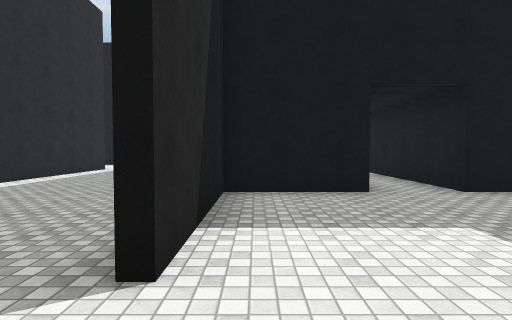
View 1 (above)

24 first-person views from a walk through a scene from a Unity 3-D project. The camera is 1.4 m above the floor, tilts 2° down and sees 80° across. The floor is counted in squares, 2 m on a side. Each view is taken from the middle of a square. On the plan, view 1 faces up. The plan holds only what a view shows up to about 10 squares ahead; the rest is blank. The place goes on beyond the plan. The player is left out. Surface patterns are stand-ins for the level's own textures.

View 2
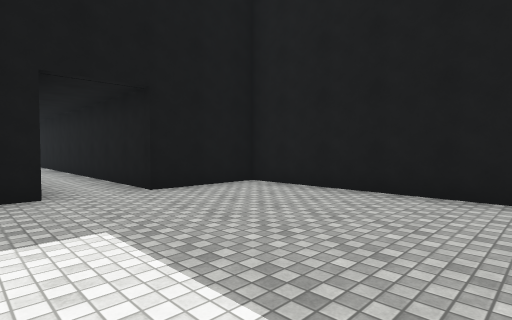

View 3
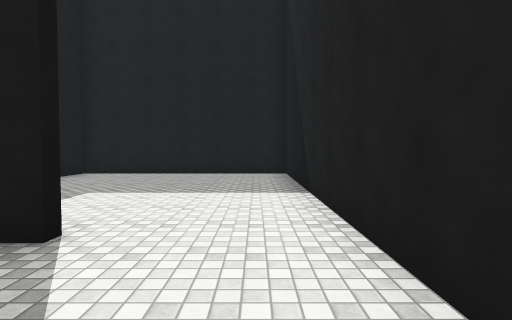

View 4
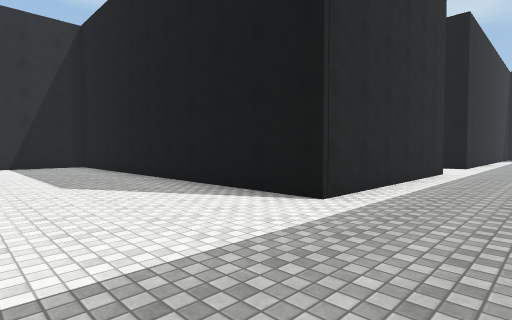

View 5
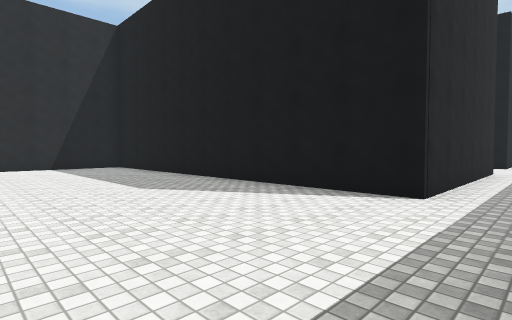

View 6
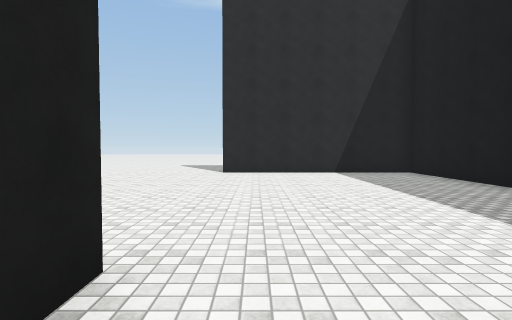

View 7
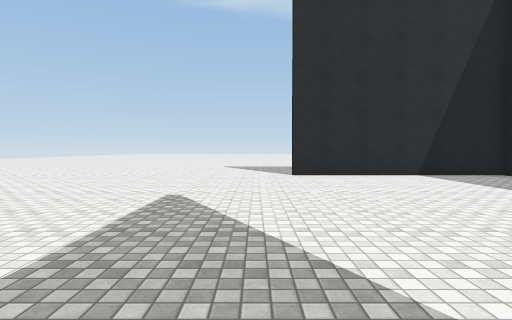

View 8
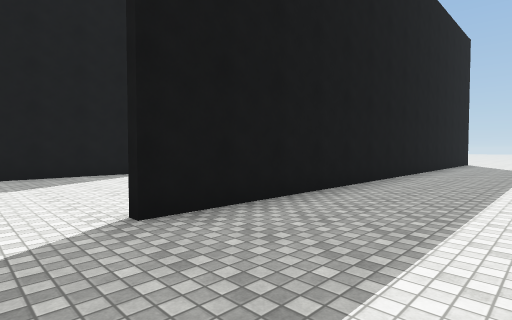

View 9
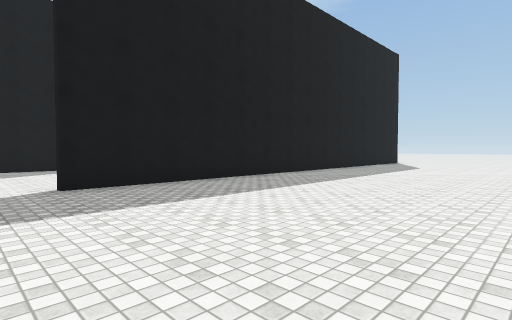

View 10
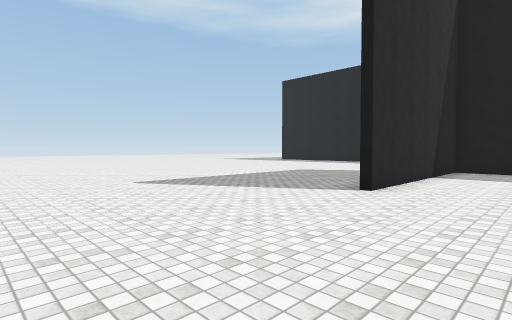

View 11
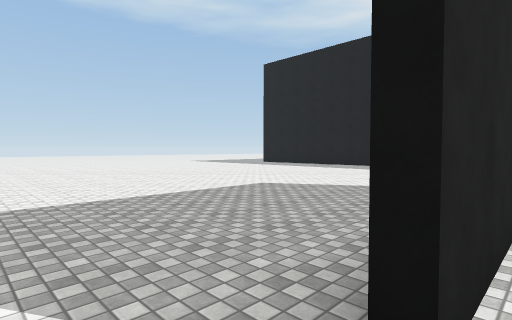

View 12
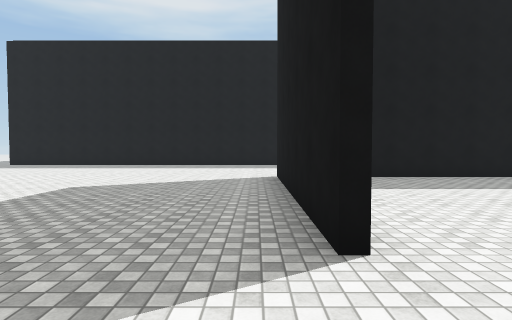

View 13
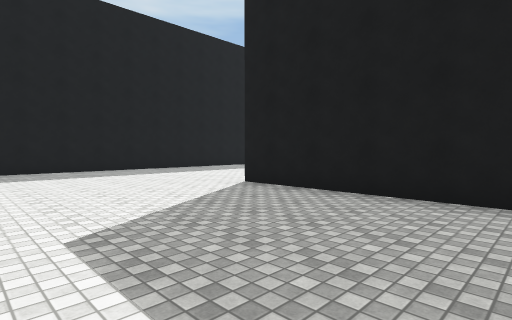

View 14
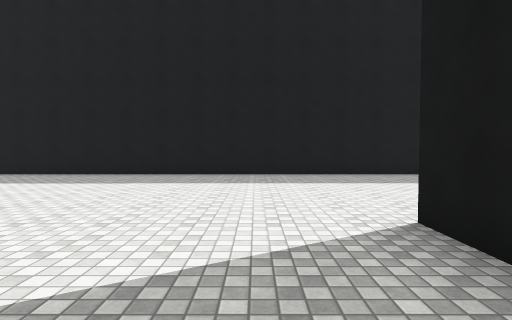

View 15
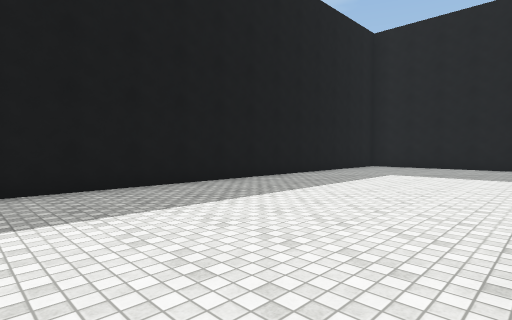

View 16
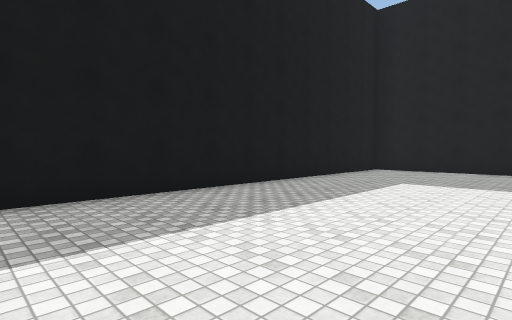

View 17
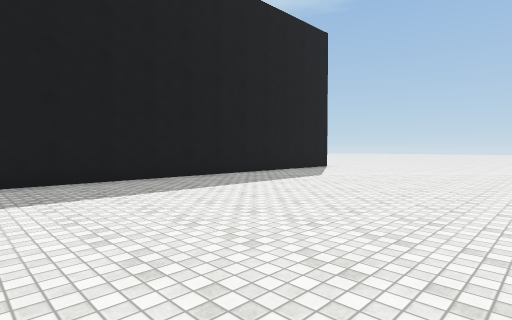

View 18
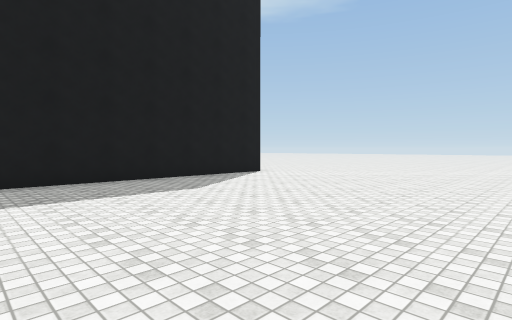

View 19
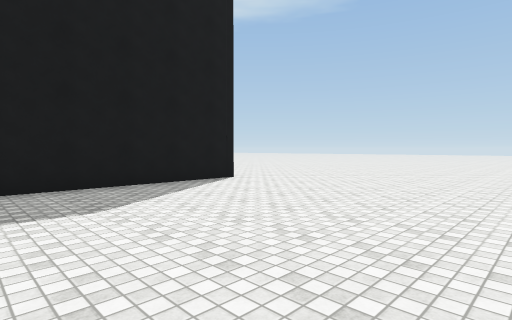

View 20
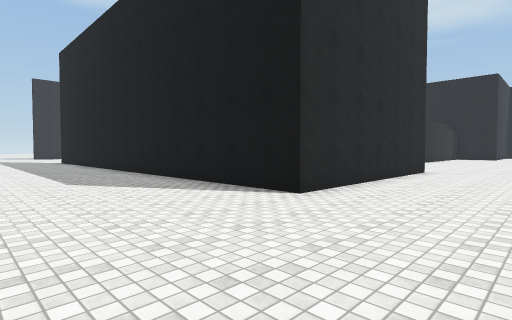

View 21
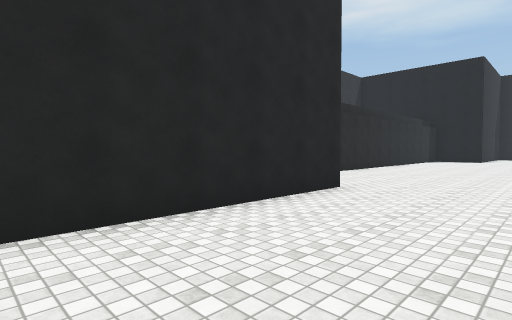

View 22
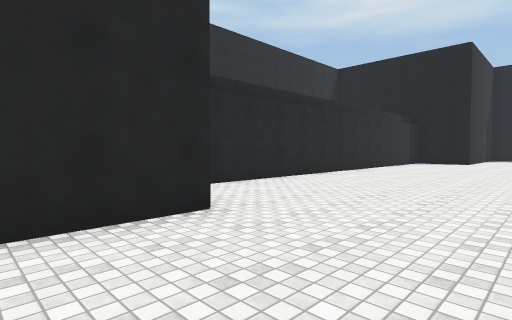

View 23
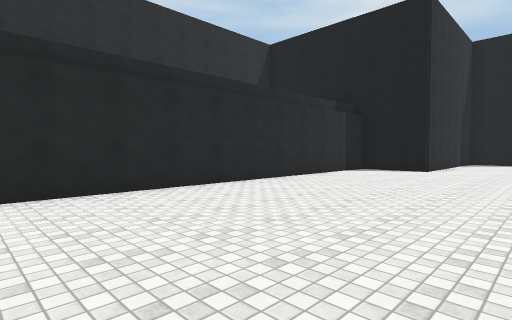

View 24
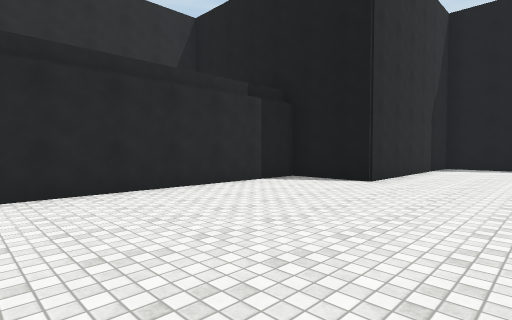

### Floor plan
Points are (right, up) in squares from view 1. A wall is a line through its corners. A room is listed if a view was taken in it or the views show most of it. See-through windows are left out.
Room 1 (views 1, 2)
walls: (1.9, 5) (-0.5, 5) (-0.5, 1.5); (-0.5, -0.9) (5.9, -0.9) (5.9, 5) (3.5, 5) (3.5, 11.6)
ways out: opening at (-1, 0.5) to room 2
Room 2 (views 3, 4, 5, 6, 7, 8, 9, 10, 11, 12, 13, 14, 15, 16, 17, 18, 19, 20, 21, 22, 23, 24)
walls: (-5.5, 6) (-5.5, 9.8); (-8.8, -0.9) (-8, -0.9); (-0.7, 1.5) (-0.7, 2); (-2, -0.9) (-0.5, -0.9); (-6.4, 10.6) (-22.5, 10.6); (-5.3, 10.9) (-5.3, 4.7) (-16.2, 4.7) (-16.2, -1.1); (-16.5, -1.1) (-16.5, 5); (6.1, 5.2) (6.1, -1.1) (-8.8, -1.1); (6.1, 24.2) (6.1, 19.4) (4, 19.4) (4, 6.6); (8, 25.5) (7.2, 25.5)
ways out: opening at (-1, 0.5) to room 1

Positions as (right, up) in squares from view 1, and headings:
1: (0, 0), facing up
2: (1, 0), facing up-right
3: (-3, 0), facing right
4: (-3, 1), facing up-left
5: (-4, 0), facing up-left
6: (-7, 0), facing left
7: (-8, -2), facing left
8: (-10, -4), facing up-right
9: (-10, -7), facing up-right
10: (-14, -6), facing up-left
11: (-16, -2), facing up-left
12: (-17, -3), facing up
13: (-21, 0), facing up-right
14: (-18, 2), facing up
15: (-18, 5), facing up-right
16: (-16, 6), facing up-right
17: (-5, -8), facing up-right
18: (-1, -8), facing up-right
19: (1, -7), facing up-right
20: (9, -5), facing up-left
21: (9, 0), facing up-left
22: (9, 3), facing up-left
23: (9, 9), facing up-left
24: (9, 13), facing up-left
